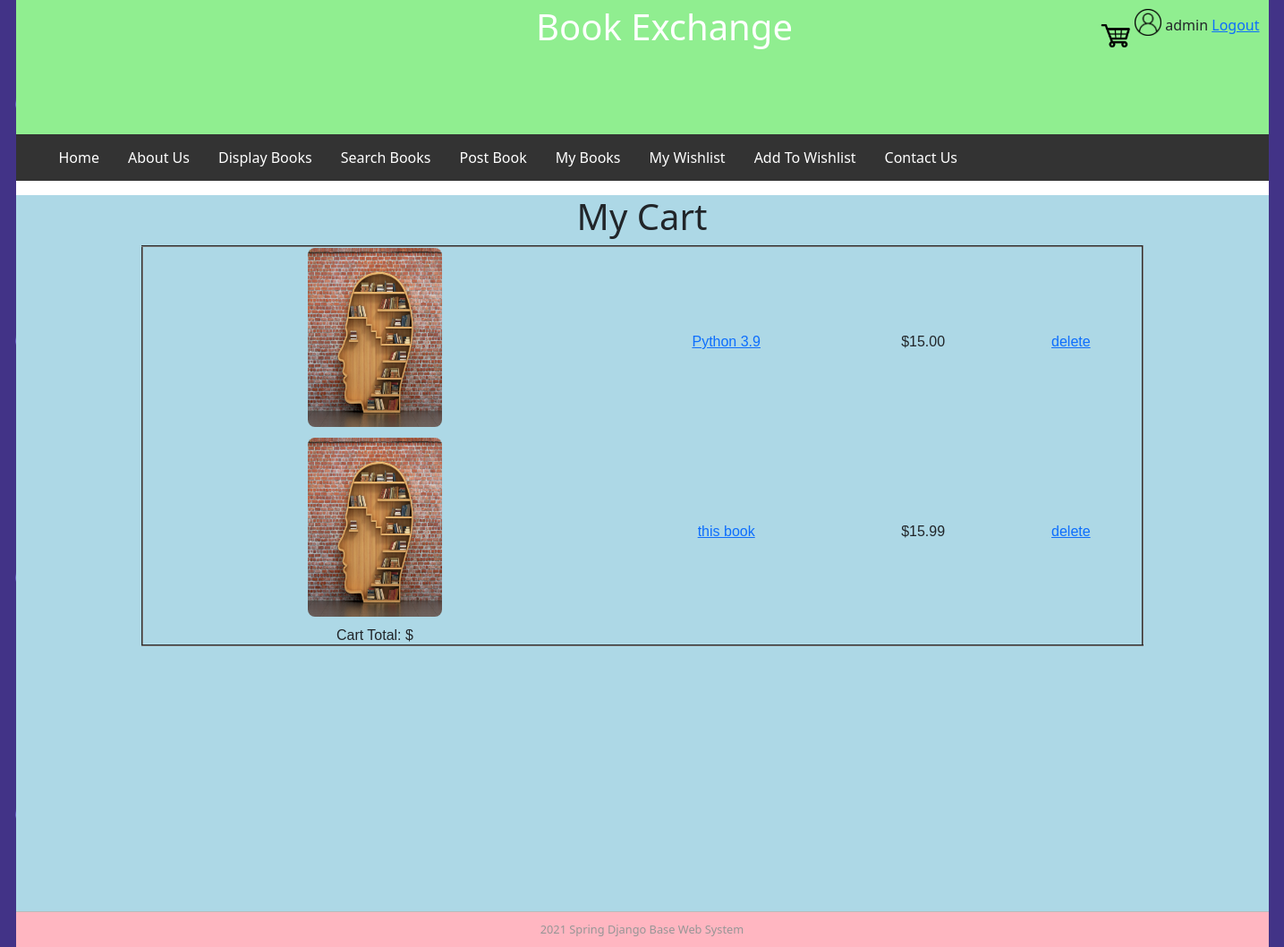
The app's page /cart (signed in) with its own data.
### bookMng/models.py (models this page shows, shortened)
class MainMenu(models.Model):
    item = models.CharField(max_length=200, unique=True)
    link = models.CharField(max_length=200, unique=True)

class Cart(models.Model):
    books = models.ForeignKey(Book, blank=True, null=True, on_delete=models.CASCADE)
    username = models.ForeignKey(User, blank=True, null=True, on_delete=models.CASCADE)
    qty = models.PositiveIntegerField()

class Book(models.Model):
    name = models.CharField(max_length=200)
    web = models.URLField(max_length=200)
    price = models.DecimalField(decimal_places=2, max_digits=8)
    publishdate = models.DateField(auto_now=True)
    picture = models.FileField(upload_to='bookEx/static/uploads')
    pic_path = models.CharField(max_length=300, editable=False, blank=True)
    username = models.ForeignKey(User, blank=True, null=True, on_delete=models.CASCADE)

### bookMng/views.py (the view)
# urls.py: path('cart', views.cart, name='cart'),
@login_required(login_url=reverse_lazy('login'))
def cart(request):
    cartlist = Cart.objects.all()
    return render(request,
                  'extra/cart.html',
                  {
                      'item_list': MainMenu.objects.all(),
                       'cartlist': cartlist,
                  })

### bookEx/templates/extra/cart.html (shortened to what this page needs)
{% extends "base.html" %}
{% load static %}
{% block sidenav %}
    {% for item in item_list %}
        <li>
            <a href="{{ item.link }}">{{ item.item }}</a>
        </li>
    {% endfor %}
{% endblock sidenav %}
{% block content %}
<h1 align="center">My Cart</h1>
<table align="center" border="2" width="400">
    {% for cart in cartlist %}
    <tr>
        <td align="center">
            <img src="{% if book.picture %}
                        {% static book.pic_path %}
                      {% else %}
                         {% static 'logo.jpg' %}
                        {% endif %}" width="150" height="200" />
        </td>
        <td align="center">
            <a href="book_detail/{{ cart.books.id }}">
                {{ cart.books.name }}
            </a>
        </td>
        <td align="center">
            ${{ cart.books.price }}
        </td>
        <td>
            <a href="cart_delete/{{ cart.books.id }}">delete</a>
        </td>
    </tr>
    {% endfor %}
<tr><td>Cart Total:
    ${{ cart.total }} </td>
</tr>
</table>
{% endblock content%}

### bookEx/templates/base.html (shortened to what this page needs)
{% load static %}
<html lang="en">
<head>
    <link rel="stylesheet" href="{% static 'main.css' %}"  type="text/css">
    <link rel="stylesheet" href="{% static 'bootstrap.min.css' %}" type="text/css"/>
</head>
<body>
<div id="wrapper">
    <header id="header">
        <div id="logo">
            <span style="float: right;">
                {% if user.is_authenticated %}
                <img src="{% static 'person.png' %}" width="30" height="30"/>
                {{ user.username }}
                    <a href="{% url 'logout'%}?next=/">Logout</a>
                {% else %}
                    Not Logged in
                    <a href="{% url 'login' %}?next=/">Login</a>
                {% endif %}
            </span>
        </div>
        <div id="top_banner">
            <div id="imgtext">Book Exchange</div>
        </div>
        <div id="cart" align="right">
 <a href="{% url 'cart' %}"><img src="{% static 'cart.png' %}" width="40" height="40"></a>
        </div>
    </header>
    <div id="topbar">
        <nav id="nav">
            <ul>
                {% block sidenav %}{% endblock sidenav %}
            </ul>
        </nav>
    </div>
    <section id="main">
        {% block content %}{% endblock content %}
    </section>
    <footer id="footer">
        2021 Spring Django Base Web System
    </footer>
</div>
</body>
</html>

### bookEx/static/main.css (style rules this page uses)
body { background-image: url("patternbook.png"); background-repeat: no-repeat; background-position: center; background-size: cover; font-family: Arial, Helvetica, sans-serif; }
#header { border-style: none; width: 1400px; height: 150px; background-color: lightgreen; }
#wrapper { margin-top: 0px; margin-left: auto; margin-right: auto; background-color: #ffffff; width: 1400px; }
#footer { text-align: center; font-size: 0.8em; margin-top: 5px; padding-top:10px; padding-bottom: 10px; border-top: thin solid #bbbbbb; clear: both; color: #969696; background-color: lightpink; width: 1400px; }
ul { list-style-type: none; margin: 0; padding: 0; overflow: hidden; background-color: #333; }
li { float: left; }
li a { display: block; color: white; text-align: center; padding: 14px 16px; text-decoration: none; }
#main { width: 1400px; float: left; align: center; height: 800px; background-color: lightblue; }
#logo { padding: 10px; }
#top_banner { margin-left: 25px; position: relative; width: 100%; height: auto; }
#cart { align: right; position: relative; }
img { border-radius: 8px; margin-bottom: 10px; }
h1 { font-size: 40px; text-align: center; }
#imgtext { position: absolute; top: 50%; left: 50%; transform: translate(-50%, -50%); font-size: 40px; color: #ffffff; margin-top: 10px; }
table { font-family: Arial, Helvetica, sans-serif; width: 80%; margin-bottom: 20px; }
td { text-align: center; }
a { text-decoration: none; }

### records on screen
MainMenu: item "Home"
MainMenu: item "About Us"
MainMenu: item "Display Books"
MainMenu: item "Search Books"
MainMenu: item "Post Book"
MainMenu: item "My Books"
MainMenu: item "My Wishlist"
MainMenu: item "Add To Wishlist"
MainMenu: item "Contact Us"
Cart: books.name "Python 3.9", books.price "15.00"
Cart: books.name "this book", books.price "15.99"

### other values on screen
{{ user.username }} "admin"
